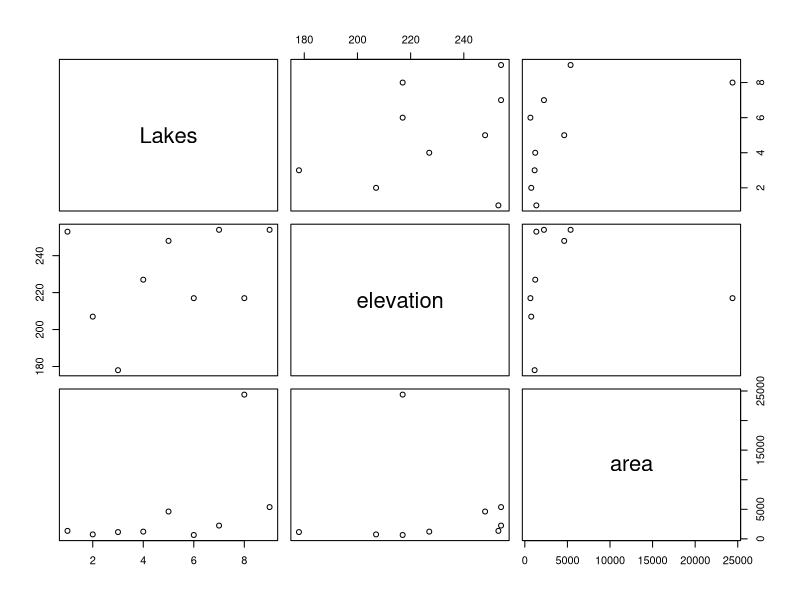

Write R code to recreate this figure. (Note: this script raises an error after producing the figure.)
lakes <- read.csv("Lakes.csv", TRUE, ",")
plot(lakes)
print(lakes)
summary(lakes)
predict(lakes)
class(lakes) = "Lakes"
lakes
lakes < setClass("Lakes", slots=c(Lakes="character", elevation="numeric", area="numeric"))